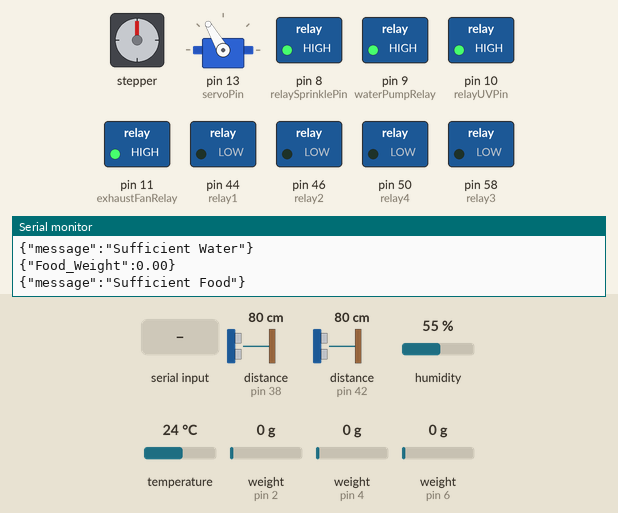
Recording of a sketch running on a simulated Arduino Mega 2560, built with avr-gcc and run on an emulated ATmega2560. On the bench: stepper motor, servo, switched loads named in the sketch (green lamp = pin HIGH), the last lines printed to the serial monitor. Wiring (inferred from the names in the program): 2 × ultrasonic range finder: trigger pin 36, echo pin 38 / trigger pin 40, echo pin 42; stepper motor driver (200 steps per turn assumed): step pin 30; direction pin 32; enable pin 34. The test bench sets the inputs (shaded band); at power-on: humidity 55 %, temperature 24 °C, distance to the obstacle (sensors on pin 38, pin 42) 80 cm, weight on the scale (sensors on pin 2, pin 4, pin 6) 0 g. The echo pulse lasts 58.3 µs per cm; the local clock reads 2024-03-15 10:24:30 at power-on unless the sketch sets it; pins used as bus, display or sensor lines are not drawn.

Above: at 4.2 s.
4.3 s: humidity set to 69 %
8.2 s: humidity set to 72 %
At 11.7 s:
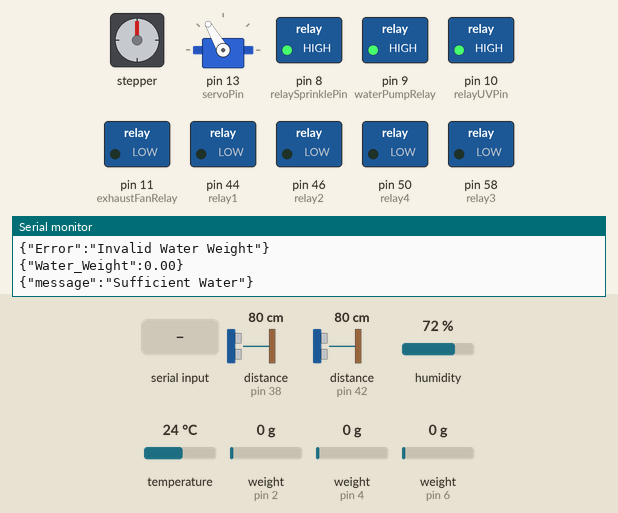
12.5 s: temperature set to 37 °C
21.5 s: temperature set to 40 °C
At 24.2 s:
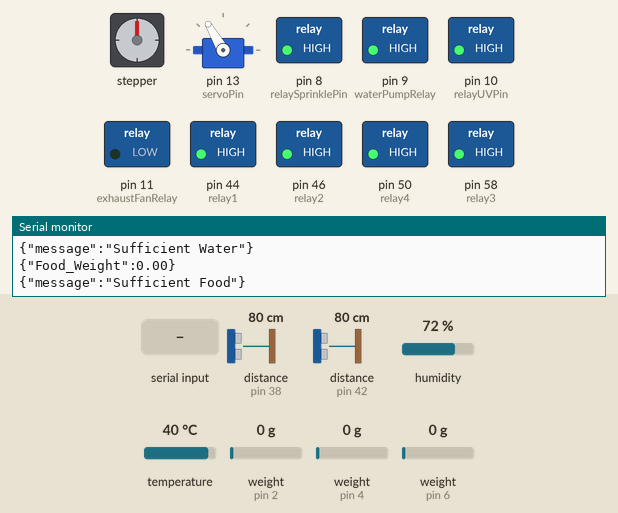
24.5 s: "STOP_SPRINKLE\n" received over Serial
At 24.9 s:
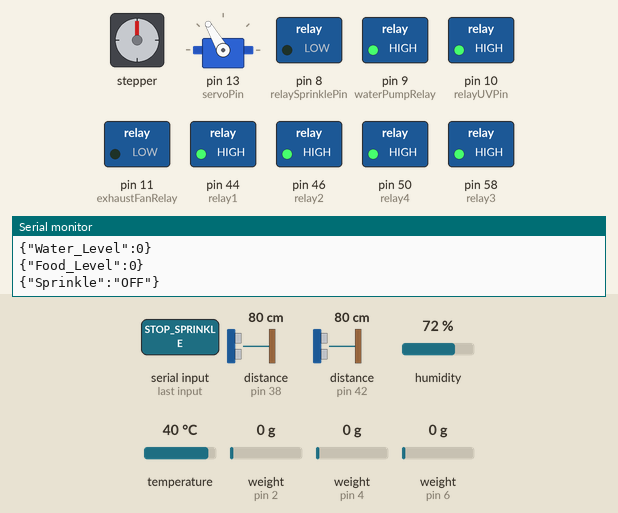
26.0 s: humidity set to 22 %
At 27.5 s:
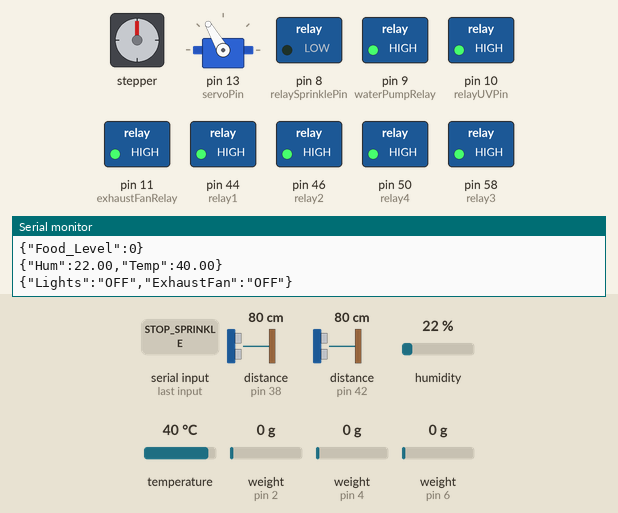
Timing chart, 0 to 29.0 s (numbered marks = the images above; inputs shaded):
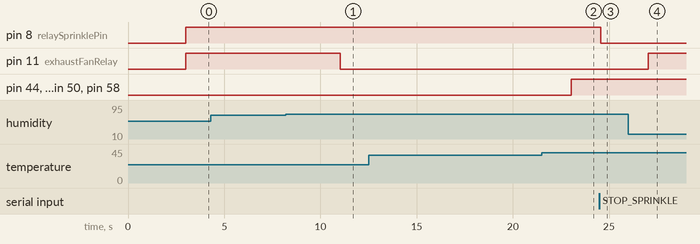

The sketch:

ChickCareSystem.ino
```cpp
#include <DHT.h>
#include <HX711.h>
#include <Wire.h>
#include <RTClib.h> // DS3231 RTC library
#include <Servo.h>
#include <EEPROM.h>

// Pin definitions for DHT11 sensor
#define DHTPIN 12
#define DHTTYPE DHT11
DHT dht(DHTPIN, DHTTYPE);

// Load cell pins for food, water, and additional weight sensors
#define LOADCELL_DOUT_FOOD  2
#define LOADCELL_SCK_FOOD  3
#define LOADCELL_DOUT_WATER 4
#define LOADCELL_SCK_WATER 5
#define LOADCELL_DOUT  6
#define LOADCELL_SCK   7

const int TRIG_PIN_WATER = 36;
const int ECHO_PIN_WATER = 38;
const int TRIG_PIN_FOOD = 40;
const int ECHO_PIN_FOOD = 42;

HX711 scaleFood, scaleWater, scale; // Load cells for food, water, and additional weight

// Relay pins
const int relay1 = 44, relay2 = 46, relay3 = 58, relay4 = 50;
const int waterPumpRelay = 9, exhaustFanRelay = 11;
const int relayUVPin = 10, relaySprinklePin = 8;

// Servo pin for dispensing food
Servo foodServo;
const int servoPin = 13;

// Stepper motor control pins
const int stepPin = 30, dirPin = 32;
const int enablePin = 34;   // Connect to ENABLE on DRV885

// RTC setup
RTC_DS3231 rtc;
DateTime t;

float calibration_factor_food = -88525;
float calibration_factor_water = -88525;
float calibration_factor = -88525;
float waterWeightThreshold = 0.00;
float foodWeightThreshold = 0.00;
int temperatureThreshold = 38;
int humidityThreshold = 70;

unsigned long lastUpdateTime = 0;
const unsigned long updateInterval = 2000;

// Variables for time management
unsigned long previousMillis = 0;
const unsigned long intervalDay1To7 = 60 * 60 * 1000; // 1 hour in milliseconds
const unsigned long intervalDay8To28 = 10 * 60 * 1000; // 10 minutes in milliseconds
const unsigned long intervalDay29Onward = 15 * 60 * 1000; // 15 minutes in milliseconds
unsigned long duration = 0;

// Variables to track the current day and cycle
int current2Day = 1;   // Tracks the current day
int cyclesPerDay = 6; // Default cycles per day (Day 1 to 7)
DateTime lastCycleTime; // Tracks the time of the last cycle

bool lightsState;
bool fanState;

int waterMaxHeight = 25, foodMaxHeight = 35;
long durationWater, distanceWater, durationFood, distanceFood;
int waterPercentage, foodPercentage;
int currentDay = 0, lastActivatedDay = 0;
unsigned long startMillis = 0;
const unsigned long runDuration = 30000;
bool devicesRunning = false;

unsigned long startTime = 0;
bool dispensing = false;
bool foodDispensed = false;

unsigned long durationStartTime = 0; // Stores the start time of the UV light ON period
bool uvLightOn = false; // Tracks if the UV light is currently on

const unsigned long pumpDuration = 30000; // Pump duration in milliseconds (1 minute)
const int intervalHours = 8;             // Interval in hours to turn on the pump


void setup() {
  Serial.begin(9600);
  dht.begin();

  // Initialize Load cells
  setupLoadCells();

  // Initialize Ultrasonic sensors
  setupUltrasonicSensors();

  // Setup Servo motor for food dispensing
  foodServo.attach(servoPin);
  foodServo.write(120);

  // Setup Relay pins
  setupRelays();

  if (!rtc.begin()) {
    Serial.println("Couldn't find RTC");
    while (1);
  }

  // Uncomment if the RTC is not set
   //rtc.adjust(DateTime(F(__DATE__), F(__TIME__)));


  lastCycleTime = rtc.now(); // Initialize lastCycleTime


  // Stepper motor setup
  setupStepperMotor();


}

void loop() {
  // Check if a serial command is received
  if (Serial.available()) {
    String command = Serial.readStringUntil('\n');
    command.trim();  // Remove spaces and newline characters
    processCommand(command);
  }

  // Run scheduled tasks every updateInterval milliseconds
  if (millis() - lastUpdateTime >= updateInterval) {
    lastUpdateTime = millis();
    readTemperatureHumidity();
    controlLightsAndFan();
    controlWaterAndFoodLevels();
    checkAndRunScheduledDevices();
    measureWaterAndFoodLevels();
    checkAndRunScheduledUVLight();
    scheduleAndDispenseFood();
    scheduleWaterPump();
  }
}


void setupLoadCells() {
  scaleFood.begin(LOADCELL_DOUT_FOOD, LOADCELL_SCK_FOOD);
  scaleFood.set_scale(calibration_factor_food);
  scaleFood.tare();

  scaleWater.begin(LOADCELL_DOUT_WATER, LOADCELL_SCK_WATER);
  scaleWater.set_scale(calibration_factor_water);
  scaleWater.tare();

  scale.begin(LOADCELL_DOUT, LOADCELL_SCK);
  scale.set_scale(calibration_factor);
  scale.tare();
}

void setupUltrasonicSensors() {
  pinMode(TRIG_PIN_WATER, OUTPUT);
  pinMode(ECHO_PIN_WATER, INPUT);
  pinMode(TRIG_PIN_FOOD, OUTPUT);
  pinMode(ECHO_PIN_FOOD, INPUT);
}

void setupRelays() {
  pinMode(relay1, OUTPUT);
  pinMode(relay2, OUTPUT);
  pinMode(relay3, OUTPUT);
  pinMode(relay4, OUTPUT);
  pinMode(waterPumpRelay, OUTPUT);
  pinMode(exhaustFanRelay, OUTPUT);
  pinMode(relayUVPin, OUTPUT);
  pinMode(relaySprinklePin, OUTPUT);
  pinMode(enablePin, OUTPUT);


  // Turn off all relays initially
  digitalWrite(relay1, LOW);
  digitalWrite(relay2, LOW);
  digitalWrite(relay3, LOW);
  digitalWrite(relay4, LOW);

  digitalWrite(waterPumpRelay, HIGH);
  digitalWrite(exhaustFanRelay, HIGH);
  digitalWrite(relayUVPin, HIGH);
  digitalWrite(relaySprinklePin, HIGH);
}

void setupStepperMotor() {
  pinMode(stepPin, OUTPUT);
  pinMode(dirPin, OUTPUT);

  digitalWrite(dirPin, HIGH);  // Set motor direction
  // Enable the driver (assuming active low ENABLE pin)
  digitalWrite(enablePin, HIGH);

}

// Function to process serial commands
void processCommand(String command) {
  if (command == "STOP_CONVEYOR") {
    digitalWrite(enablePin, HIGH);  // Stop stepper motor
    Serial.println("{\"Conveyor\":\"OFF\"}");
  }
  else if (command == "STOP_UV_LIGHT") {
    digitalWrite(relayUVPin, HIGH);  // Turn off UV light
    Serial.println("{\"UVLight\":\"OFF\"}");
  }
  else if (command == "STOP_SPRINKLE") {
    digitalWrite(relaySprinklePin, LOW);  // Turn off Sprinkle system
    Serial.println("{\"Sprinkle\":\"OFF\"}");
  }
}

void readTemperatureHumidity() {
  float temperature = dht.readTemperature();
  float humidity = dht.readHumidity();

  if (isnan(temperature) || isnan(humidity)) {
    Serial.println("DHT sensor error!");
    return;
  }

  Serial.print("{\"Hum\":");
  Serial.print(humidity);
  Serial.print(",\"Temp\":");
  Serial.print(temperature);
  Serial.println("}");
}

void controlLightsAndFan() {

  float temperature = dht.readTemperature();
  float humidity = dht.readHumidity();

  // Check temperature and control lights
  if (temperature <= temperatureThreshold) {
    turnOnLights();
    lightsState = true;  // Lights are ON
  } else {
    turnOffLights();
    lightsState = false; // Lights are OFF
  }

  // Check humidity and control the exhaust fan
  if (humidity > humidityThreshold) {
    digitalWrite(exhaustFanRelay, LOW); // Turn on exhaust fan
    fanState = true; // Exhaust fan is ON
  } else {
    digitalWrite(exhaustFanRelay, HIGH); // Turn off exhaust fan
    fanState = false; // Exhaust fan is OFF
  }

  // Log the state of the lights and fan
  Serial.print("{\"Lights\":");
  Serial.print(lightsState ? "\"ON\"" : "\"OFF\"");
  Serial.print(",\"ExhaustFan\":");
  Serial.print(fanState ? "\"ON\"" : "\"OFF\"");
  Serial.println("}");
}

void controlWaterAndFoodLevels() {
  // Water level monitoring
  scaleWater.set_scale(calibration_factor_water);
  float waterWeight = scaleWater.get_units(5); // Measure water weight

  // Validate water weight
  if (waterWeight <= 0) {
    Serial.println("{\"Error\":\"Invalid Water Weight\"}");
    waterWeight = 0; // Ensure it does not go below 0
  }

  Serial.print("{\"Water_Weight\":");
  Serial.print(waterWeight);
  Serial.println("}");

  // Control water pump based on water weight
  if (waterWeight < waterWeightThreshold) {
    Serial.println("{\"message\":\"Water is Low\"}");
  } else {
    Serial.println("{\"message\":\"Sufficient Water\"}");
  }

  // Food level monitoring
  scaleFood.set_scale(calibration_factor_food);
  float foodWeight = scaleFood.get_units(5); // Measure food weight

  // Validate food weight
  if (foodWeight < 0) {
    Serial.println("{\"Error\":\"Invalid Food Weight\"}");
    foodWeight = 0; // Ensure it does not go below 0
  }

  Serial.print("{\"Food_Weight\":");
  Serial.print(foodWeight);
  Serial.println("}");

  // Independent food scheduling continues, but check weight for logging
  if (foodWeight < foodWeightThreshold) {
    Serial.println("{\"message\":\"Food is Low\"}");
  } else {
    Serial.println("{\"message\":\"Sufficient Food\"}");
  }

  // Chicken weight monitoring
  scale.set_scale(calibration_factor);
  float weight = scale.get_units(5); // Measure chicken weight

  // Validate chicken weight
  if (weight < 0) {
    Serial.println("{\"Error\":\"Invalid Weight\"}");
    weight = 0; // Ensure it does not go below 0
  }

  Serial.print("{\"Weight\":");
  Serial.print(weight);
  Serial.println("}");
}

void checkAndRunScheduledDevices() {
  DateTime now = rtc.now();
  int currentDay = now.day();
  int currentHour = now.hour();
  int currentMinute = now.minute();

   // Check the schedule
  if ((currentDay >= lastActivatedDay + 1 ||
       (currentDay < lastActivatedDay && (31 - lastActivatedDay + currentDay) >= 1)) &&
      currentHour == 10 && currentMinute == 0) {

      // Perform the action
      Serial.println("Scheduled action performed!");
      lastActivatedDay = currentDay;

    // Activate devices
    startMillis = millis();
    devicesRunning = true;
    Serial.println("Devices activated.");
  }

  // Check if devices should still be running
  if (devicesRunning) {
    if (millis() - startMillis < runDuration) {

      digitalWrite(enablePin, LOW);

      digitalWrite(stepPin, HIGH);
      delayMicroseconds(4000);
      digitalWrite(stepPin, LOW);
      delayMicroseconds(4000);
      digitalWrite(relaySprinklePin, HIGH);
      Serial.println("{\"Conveyor\":\"ON\"}");
      Serial.println("{\"Sprinkle\":\"ON\"}");
    } else {
      // Turn off devices after the duration
      digitalWrite(enablePin, HIGH);
      digitalWrite(relaySprinklePin, LOW);
      devicesRunning = false;
      Serial.println("{\"Conveyor\":\"OFF\"}");
      Serial.println("{\"Sprinkle\":\"OFF\"}");
    }
  }
}


void measureWaterAndFoodLevels() {
  // Measure water level
  digitalWrite(TRIG_PIN_WATER, HIGH);
  delayMicroseconds(10);
  digitalWrite(TRIG_PIN_WATER, LOW);
  durationWater = pulseIn(ECHO_PIN_WATER, HIGH);
  distanceWater = durationWater * 0.034 / 2;

  waterPercentage = map(distanceWater, 0, waterMaxHeight, 100, 0);
  waterPercentage = constrain(waterPercentage, 0, 100);
  Serial.print("{\"Water_Level\":");
  Serial.print(waterPercentage);
  Serial.println("}");

  // Measure food level
  digitalWrite(TRIG_PIN_FOOD, HIGH);
  delayMicroseconds(10);
  digitalWrite(TRIG_PIN_FOOD, LOW);
  durationFood = pulseIn(ECHO_PIN_FOOD, HIGH);
  distanceFood = durationFood * 0.034 / 2;

  foodPercentage = map(distanceFood, 0, foodMaxHeight, 100, 0);
  foodPercentage = constrain(foodPercentage, 0, 100);
  Serial.print("{\"Food_Level\":");
  Serial.print(foodPercentage);
  Serial.println("}");
}


void checkAndRunScheduledUVLight() {
  DateTime now = rtc.now();

  // Ensure `current2Day` starts from the correct value (e.g., based on RTC date)
  static bool initialized = false;
  if (!initialized) {
    current2Day = 1; // Initialize based on your system's start day
    initialized = true;
  }

  // Update exposure duration and cycles
  if (current2Day <= 7) {
    duration = intervalDay1To7;
    cyclesPerDay = 6;
  } else if (current2Day >= 8 && current2Day <= 28) {
    duration = intervalDay8To28;
    cyclesPerDay = 12;
  } else if (current2Day >= 29) {
    duration = intervalDay29Onward;
    cyclesPerDay = 12;
  }

  unsigned long cycleIntervalSeconds = (24 * 60 * 60) / cyclesPerDay;

  // Ensure `lastCycleTime` is initialized correctly
  static DateTime lastCycleTime = now;

  // Check if the cycle interval has elapsed
  if (!uvLightOn && (now.unixtime() - lastCycleTime.unixtime()) >= cycleIntervalSeconds) {
    digitalWrite(relayUVPin, LOW); // Activate UV light relay
    Serial.println("{\"UVLight\":\"ON\"}");
    uvLightOn = true;
    durationStartTime = millis(); // Record the start time
    lastCycleTime = now;          // Update the last cycle time
  }

  // Check if the UV light has been on for the set duration
  if (uvLightOn && (millis() - durationStartTime >= (unsigned long)duration * 1000)) {
    digitalWrite(relayUVPin, HIGH); // Deactivate UV light relay
    Serial.println("{\"UVLight\":\"OFF\"}");
    uvLightOn = false;             // Reset the state
  }

  // Update the day counter if the day has changed
  static int lastDay = now.day();
  if (now.day() != lastDay) {
    current2Day++;
    lastDay = now.day();
  }
}


void turnOnLights() {
  digitalWrite(relay1, LOW);
  digitalWrite(relay2, LOW);
  digitalWrite(relay3, LOW);
  digitalWrite(relay4, LOW);
}

void turnOffLights() {
  digitalWrite(relay1, HIGH);
  digitalWrite(relay2, HIGH);
  digitalWrite(relay3, HIGH);
  digitalWrite(relay4, HIGH);
}


void scheduleWaterPump() {
  static int lastActivationHour = -1;    // Tracks the last activation hour
  static bool pumpRunning = false;       // Flag to track if the pump is currently running
  static unsigned long pumpStartTime = 0; // Time when the pump was turned on

  DateTime now = rtc.now();              // Get the current time from the RTC
  unsigned long currentMillis = millis(); // Current time in milliseconds

  // Check if the pump needs to be turned on
  if ((now.hour() % intervalHours == 0) && now.minute() == 0 && now.second() == 0 && lastActivationHour != now.hour()) {
    digitalWrite(waterPumpRelay, LOW);   // Turn on the pump
    Serial.println("{\"Water\":\"ON\"}");
    pumpRunning = true;                  // Mark the pump as running
    pumpStartTime = currentMillis;       // Record the start time
    lastActivationHour = now.hour();     // Update the last activation hour
  }

  // Turn off the pump after the specified duration
  if (pumpRunning && (currentMillis - pumpStartTime >= pumpDuration)) {
    digitalWrite(waterPumpRelay, HIGH);  // Turn off the pump
    Serial.println("{\"Water\":\"OFF\"}");
    pumpRunning = false;                 // Mark the pump as not running
  }
}


void scheduleAndDispenseFood() {
  // Define the dispensing schedule (e.g., 3 times per day at specific times)
  const int numDispensesPerDay = 3; // Number of times to dispense food daily
  const int dispenseHours[numDispensesPerDay] = {8, 14, 20}; // Hours to dispense food (24-hour format)
  static bool foodDispensedToday[numDispensesPerDay] = {false, false, false}; // Flags for each dispense time

  DateTime now = rtc.now(); // Get the current time from the RTC

  // Loop through the scheduled times
  for (int i = 0; i < numDispensesPerDay; i++) {
    // Check if it's time to dispense food and it hasn't been dispensed yet today
    if (now.hour() == dispenseHours[i] && now.minute() == 0 && !foodDispensedToday[i]) {
      dispenseFood(); // Call the dispensing function
      foodDispensedToday[i] = true; // Mark this slot as dispensed

      // Log the dispense event
      Serial.print("{\"ScheduledFoodDispense\":\"Hour ");
      Serial.print(dispenseHours[i]);
      Serial.println("\"}");
    }

    // Reset the flag for the next day at midnight
    if (now.hour() == 0 && now.minute() == 0) {
      foodDispensedToday[i] = false;
    }
  }
}


void dispenseFood() {
  static unsigned long startTime = 0; // Track the start time
  static bool dispensing = false;    // Dispensing state
  static bool foodDispensed = false; // Food dispensed state

  if (!dispensing) {
    // Start the dispensing process
    Serial.println("{\"Food\":\"ON\"}");
    foodServo.write(75); // Rotate the servo to dispense position
    startTime = millis(); // Record the start time
    dispensing = true;
    foodDispensed = false; // Reset the food dispensed flag
  }

  // Check if the dispensing time (10 seconds) has elapsed
  if (dispensing && !foodDispensed) {
    if (millis() - startTime >= 5000) { // 10 seconds
      foodServo.write(113); // Move the servo back to the initial position
      Serial.println("{\"Food\":\"OFF\"}");
      dispensing = false;
      foodDispensed = true; // Set the flag to indicate food has been dispensed
    }
  }
}

long microsecondsToCentimeters(long microseconds) {
  return microseconds / 29 / 2; // Speed of sound: 29 microseconds per cm round trip
}
```

Measured:
- the behaviour switches between 70 and 71 % on humidity (found by bisection; images 0 and 1)
- the behaviour switches between 38 and 39 °C on temperature (found by bisection; images 1 and 2)
- after the input at 8.2 s, pin 11 (exhaustFanRelay): HIGH → LOW after 2.8 s
- after the input at 21.5 s, pin 44 (relay1), pin 46 (relay2), pin 50 (relay4), pin 58 (relay3): LOW → HIGH after 1.5 s
- after the input at 24.5 s, pin 8 (relaySprinklePin): HIGH → LOW after 0.07 s
- after the input at 26.0 s, pin 11 (exhaustFanRelay): LOW → HIGH after 1.0 s
